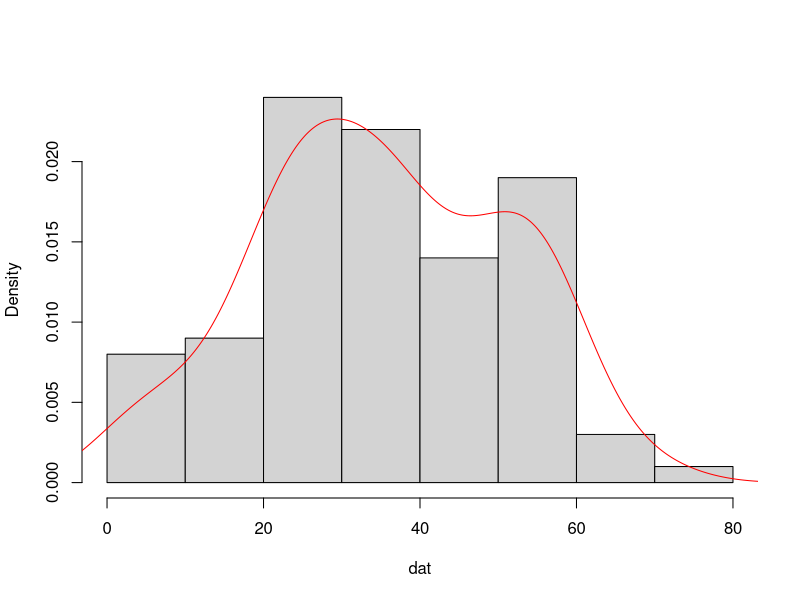
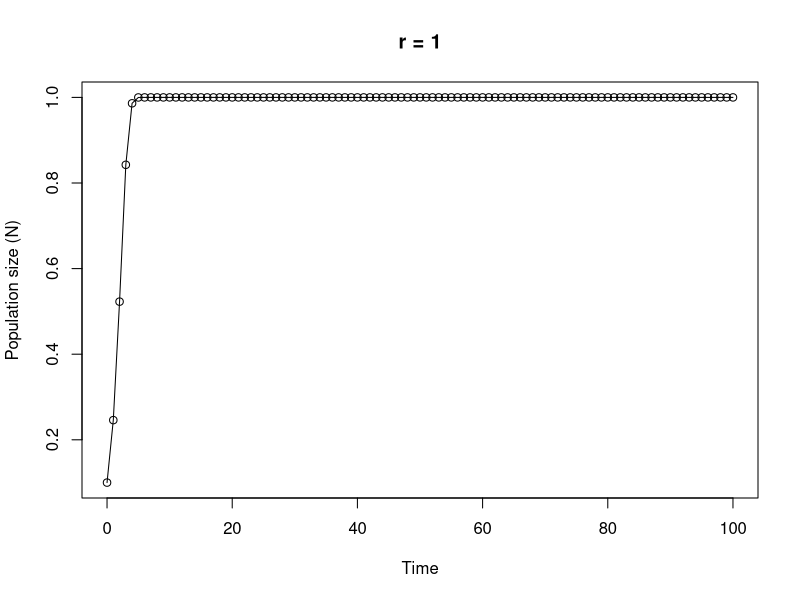

Write R code to recreate these figures, in order.
## ----Q1, results = 'asis'----------------------------------------------------------------------------------------------------------------------------

# area of a circle
# the equation to calculate the area of a circle is pi * radius^2

circle.area <- function(d){ 
	pi * (d/2)^2
}

# to use your new function

circle.area(10)
# [1] 78.53982

# to test on a vector of diameters
# first create a vector with diameters ranging from 0 to 50 in steps of 10

cir.diam <- seq(from = 0, to = 50, by = 10)

# test your function

circle.area(cir.diam)
# [1]    0.00000   78.53982  314.15927  706.85835 1256.63706 1963.49541


## ----Q2, tidy = TRUE---------------------------------------------------------------------------------------------------------------------------------

far.cent <- function(a){
	val <- (a-32)*5/9
	print(paste("Fahrenheit: ", round(a, digits = 3), "oF",sep = " "), quote = FALSE)# round 3dp
	print(paste("Centigrade: ", round(val, digits = 3), "oC", sep = " "), quote = FALSE)# round 3dp
}

# alternative Fahrenheit to centigrade using cat function

far.cent2 <- function(a){
	val <- (a - 32) * 5/9	#calculation
	cat("Fahrenheit: ", round(a, digits = 3), "oF", "\n")   # use cat function
	cat("Centigrade: ", round(val, digits = 3), "oC", "\n")   
}



## ----Q3----------------------------------------------------------------------------------------------------------------------------------------------

# Create a vector of normally distributed data
# length 100, mean 35 and standard deviation of 29

vals <- rnorm(100, 35, 15)	# create some norm dist data mean 35, sd = 15

summary.fun <- function(dat){
	mymean <- round(mean(dat), digits = 4)      	# calc mean
	mymedian <- round(median(dat), digits = 4)    # calc median
	mymin <- round(min(dat), digits = 4)          # calc min
	mymax <- round(max(dat), digits = 4)          # calc max
	print(paste("mean:", mymean, sep = " "), quote = FALSE)     # print mean
	print(paste("median:", mymedian, sep = " "), quote = FALSE)     # print median
	print(paste("range:", "from:", mymin, "to", mymax, sep = " "), quote = FALSE) 
	dens <- density(dat)                          # estimate density curve
	hist(dat, main = "",type = "l",freq = FALSE)  # plot histogram
	lines(dens, lty = 1, col = "red")             # plot density curve
}

# use the function
summary.fun(vals)


## ----Q4----------------------------------------------------------------------------------------------------------------------------------------------

# calculate a median

ourmedian <- function(x){
	n <- length(x)
	if (n %% 2 == 1)      # odd numbers
	  sort(x)[(n + 1)/2]  # find the middle number by adding 1 to length and div 2
	else {                # even numbers
	  middletwo <- sort(x)[(n/2) + 0:1]   #find the two middle numbers
	  mean(middletwo)
	  }
}

# use the function
mydat <- sample(1:50, size = 10, replace = TRUE )

# our function
ourmedian(mydat)

# R median function
median(mydat)


## ----Q5, tidy = TRUE---------------------------------------------------------------------------------------------------------------------------------

# function to simulate Ricker model

Ricker.model <- function(nzero, r, time, K=1){     # sets initial parameters
  N <- numeric(time + 1)    # creates a real vector of length time+1 to store values of Nt+1
  N[1] <- nzero             # sets initial population size in first element of N
  for (i in 1:time) {				# loops over time
      N[i+1] <- N[i]*exp(r*(1 - N[i]/K))    
  }
  Time <- 0:time   					 # creates vector for x axis
  plot(Time, N, type = "o", xlim = c(0, time), xlab = "Time", ylab = "Population size (N)", main = paste("r =", r, sep=" "))   # plots     output
}

# To run
# play around with the different parameters, especially r
Ricker.model(nzero=0.1,r=1,time=100)
